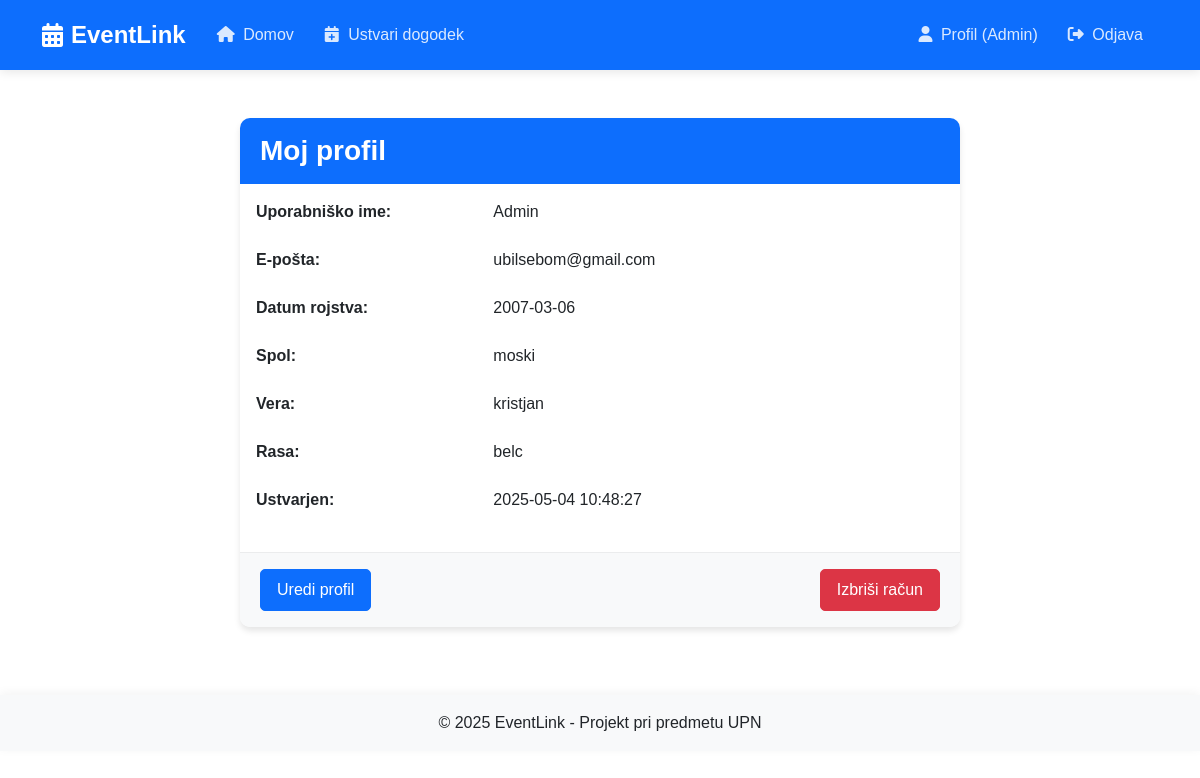
The page /profile (signed in) on the database as committed earlier.
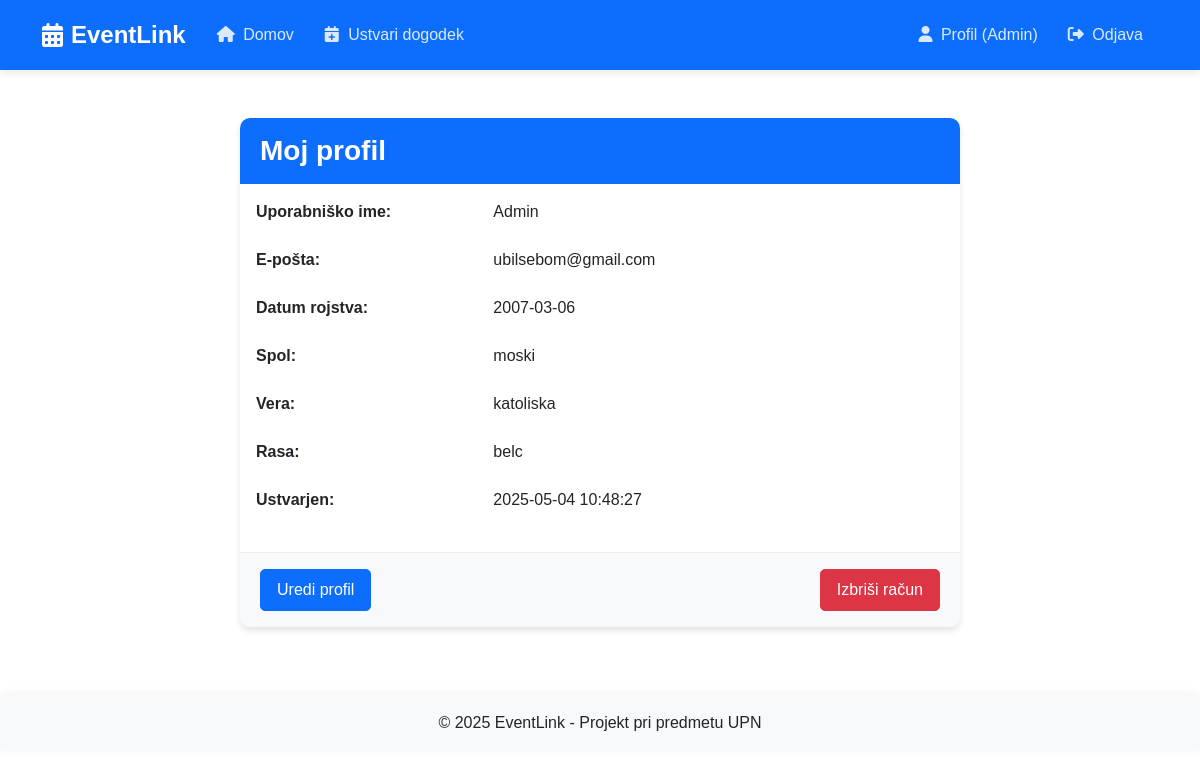
The same page on the database as committed later.
### tables this page shows
CREATE TABLE users (
    id INTEGER PRIMARY KEY AUTOINCREMENT,
    username TEXT NOT NULL,
    email TEXT UNIQUE NOT NULL,
    password TEXT NOT NULL,
    gender TEXT NOT NULL,
    religion TEXT NOT NULL,
    race TEXT NOT NULL,
    date_of_birth TEXT NOT NULL,
    created_at TEXT NOT NULL
);

### app.py (the view)
@app.route('/profile', methods=['GET'])
def profile():
    if 'user_id' not in session:
        flash('Za dostop do profila se morate prijaviti!', 'danger')
        return redirect(url_for('login'))
    user_id = session['user_id']
    db = get_db()
    cursor = db.execute('SELECT * FROM users WHERE id = ?', (user_id,))
    user = cursor.fetchone()
    return render_template('profile.html', user=user)

### app.py (called while the page is built)
def get_db():
    db = getattr(g, '_database', None)
    if db is None:
        db = g._database = sqlite3.connect(DATABASE)
        db.row_factory = sqlite3.Row  # da lahko dostopamo do stolpcev po imenih
    return db

@app.teardown_appcontext
def close_connection(exception):
    db = getattr(g, '_database', None)
    if db is not None:
        db.close()

### templates/profile.html (shortened to what this page needs)
{% extends 'base.html' %}
{% block content %}
<div class="container mt-5">
    <div class="row justify-content-center">
        <div class="col-md-8">
            <div class="card">
                <div class="card-header bg-primary text-white">
                    <h3 class="mb-0 nasl">Moj profil</h3>
                </div>
                <div class="card-body">
                    <div class="row mb-4">
                        <div class="col-md-4 fw-bold">Uporabniško ime:</div>
                        <div class="col-md-8">{{ user['username'] }}</div>
                    </div>
                    <div class="row mb-4">
                        <div class="col-md-4 fw-bold">E-pošta:</div>
                        <div class="col-md-8">{{ user['email'] }}</div>
                    </div>
                    <div class="row mb-4">
                        <div class="col-md-4 fw-bold">Datum rojstva:</div>
                        <div class="col-md-8">{{ user['date_of_birth'] }}</div>
                    </div>
                    <div class="row mb-4">
                        <div class="col-md-4 fw-bold">Spol:</div>
                        <div class="col-md-8">{{ user['gender'] }}</div>
                    </div>
                    <div class="row mb-4">
                        <div class="col-md-4 fw-bold">Vera:</div>
                        <div class="col-md-8">{{ user['religion'] }}</div>
                    </div>
                    <div class="row mb-4">
                        <div class="col-md-4 fw-bold">Rasa:</div>
                        <div class="col-md-8">{{ user['race'] }}</div>
                    </div>
                    <div class="row mb-4">
                        <div class="col-md-4 fw-bold">Ustvarjen:</div>
                        <div class="col-md-8">{{ user['created_at'] }}</div>
                    </div>
                </div>
                <div class="card-footer">
                    <div class="d-flex justify-content-between">
                        <a href="{{ url_for('edit_profile') }}" class="btn btn-primary">Uredi profil</a>
                        <button type="button" class="btn btn-danger" data-bs-toggle="modal" data-bs-target="#deleteAccountModal">
                            Izbriši račun
                        </button>
                    </div>
                </div>
            </div>
        </div>
    </div>
</div>
{% endblock %}

### templates/base.html (shortened to what this page needs)
<!DOCTYPE html>
<html lang="sl">
<head>
    <link href="https://cdn.jsdelivr.net/npm/bootstrap@5.3.0-alpha1/dist/css/bootstrap.min.css" rel="stylesheet">
    <link rel="stylesheet" href="https://cdnjs.cloudflare.com/ajax/libs/font-awesome/6.4.0/css/all.min.css">
    <link rel="stylesheet" href="https://cdnjs.cloudflare.com/ajax/libs/animate.css/4.1.1/animate.min.css">
    <link rel="stylesheet" href="{{ url_for('static', filename='css/style.css') }}">
</head>
<body>
    <nav class="navbar navbar-expand-lg navbar-dark bg-primary sticky-top">
        <div class="container">
            <a class="navbar-brand d-flex align-items-center" href="{{ url_for('home') }}">
                <i class="fas fa-calendar-alt me-2"></i>
                <span>EventLink</span>
            </a>
            <div class="collapse navbar-collapse" id="navbarNav">
                <ul class="navbar-nav me-auto">
                    <li class="nav-item">
                        <a class="nav-link" href="{{ url_for('home') }}">
                            <i class="fas fa-home me-1"></i> Domov
                        </a>
                    </li>
                    {% if 'user_id' in session %}
                    <li class="nav-item">
                        <a class="nav-link" href="{{ url_for('create_event') }}">
                            <i class="fas fa-calendar-plus me-1"></i> Ustvari dogodek
                        </a>
                    </li>
                    {% endif %}
                </ul>
                <ul class="navbar-nav ms-auto">
                    {% if 'user_id' in session %}
                        <li class="nav-item">
                            <a class="nav-link" href="{{ url_for('profile') }}">
                                <i class="fas fa-user me-1"></i> Profil ({{ session['username'] }})
                            </a>
                        </li>
                        <li class="nav-item">
                            <a class="nav-link" href="{{ url_for('logout') }}">
                                <i class="fas fa-sign-out-alt me-1"></i> Odjava
                            </a>
                        </li>
                    {% endif %}
                </ul>
            </div>
        </div>
    </nav>
    <div class="container mt-4">
        {% block content %}{% endblock %}
    </div>
    <footer class="mt-5 py-3 bg-light text-center">
        <div class="container">
            <p class="mb-0">&copy; 2025 EventLink - Projekt pri predmetu UPN</p>
        </div>
    </footer>
</body>
</html>

### static/css/style.css (style rules this page uses)
body { font-family: 'Arial', sans-serif; padding-bottom: 50px; transition: background-color 0.5s ease; }
.nasl { color:white; }
.card { transition: transform 0.3s ease, box-shadow 0.3s ease; border-radius: 10px; box-shadow: 0 4px 6px rgba(0, 0, 0, 0.1); overflow: hidden; border: none; margin-bottom: 20px; }
.card-header { border-bottom: none; padding: 1rem 1.25rem; }
.card-footer { background-color: #f8f9fa; border-top: 1px solid rgba(0, 0, 0, 0.05); padding: 1rem 1.25rem; }
.btn { border-radius: 5px; transition: all 0.3s ease; padding: 8px 16px; font-weight: 500; }
.btn-primary { background-color: #0d6efd; border-color: #0d6efd; }
.btn-danger { background-color: #dc3545; border-color: #dc3545; }
.navbar { box-shadow: 0 2px 10px rgba(0, 0, 0, 0.1); padding: 12px 0; }
.navbar-brand { font-weight: 700; font-size: 1.5rem; }
.navbar-dark .navbar-nav .nav-link { color: rgba(255, 255, 255, 0.85); padding: 8px 15px; font-weight: 500; transition: all 0.3s ease; }
footer { position: relative; margin-top: 3rem; width: 100%; box-shadow: 0 -2px 10px rgba(0, 0, 0, 0.05); }
h1, h2, h3, h4, h5, h6 { margin-bottom: 1.5rem; color: #343a40; font-weight: 700; }

Rows that differ between the two databases and show on the page:
changed users "Admin": religion "kristjan" → "katoliska"
